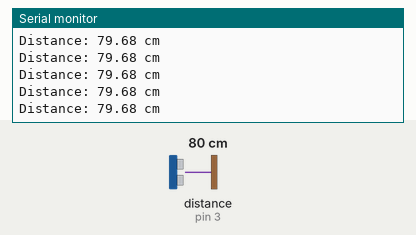
Bench run of a sketch on a simulated Arduino Uno, built with avr-gcc and run on an emulated ATmega328P. On the bench: the last lines printed to the serial monitor. Wiring (inferred from the names in the program): ultrasonic range finder: trigger pin 2; echo pin 3. Inputs (shaded band) come from the test bench; at power-on: distance to the obstacle (sensor on pin 3) 80 cm. The echo pulse lasts 58.3 µs per cm.

Above: at 1.2 s.
1.3 s: distance to the obstacle (sensor on pin 3) set to 120 cm
At 1.49 s:
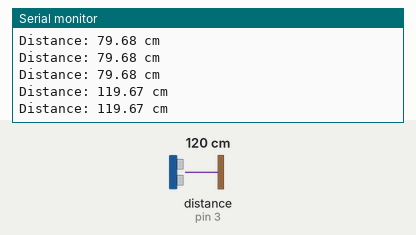
4.3 s: distance to the obstacle (sensor on pin 3) set to 35 cm
At 4.3 s:
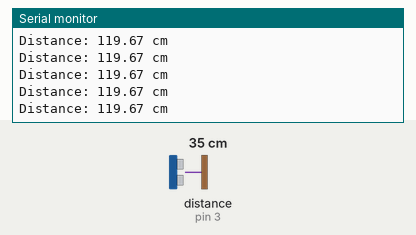
7.3 s: distance to the obstacle (sensor on pin 3) set to 250 cm
At 7.4 s:
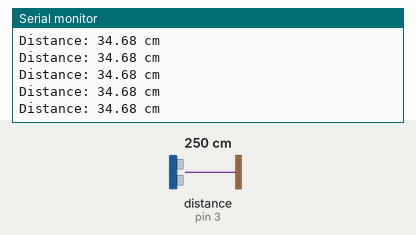
10.3 s: distance to the obstacle (sensor on pin 3) set to 35 cm
At 10.4 s:
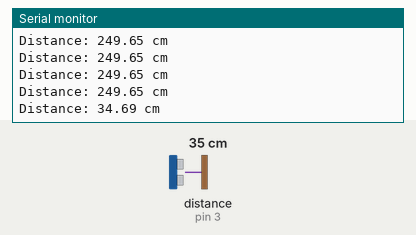
Timing chart, 0 to 13.3 s (numbered marks = the images above; inputs shaded):
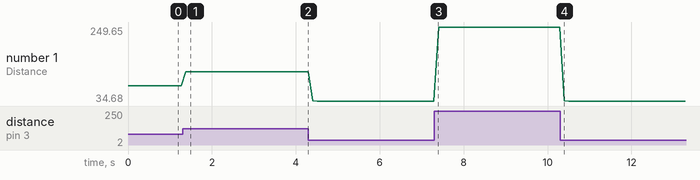

The sketch:

distance_measurement.ino
```cpp
// simple code to detect the distance and print the reseult in cm to the serial monitor
// ultrasonic sensor (HC-SR04) trigger on Digital 2, echo on Digital 3

// Define pins for the ultrasonic sensor
const int trigPin = 2; // Trigger pin
const int echoPin = 3; // Echo pin

void setup() {
  Serial.begin(9600);
  pinMode(trigPin, OUTPUT);
  pinMode(echoPin, INPUT);
}

void distance(){
// Send a pulse to the ultrasonic sensor
  digitalWrite(trigPin, LOW);
  delayMicroseconds(2);
  digitalWrite(trigPin, HIGH);
  delayMicroseconds(10);
  digitalWrite(trigPin, LOW);

  // Measure the time it takes for the echo to return
  long duration = pulseIn(echoPin, HIGH);

  // Calculate distance in centimeters (speed of sound = 343 m/s)
  float distance_cm = duration * 0.0343 / 2.0;

  // Print the distance to the Serial Monitor
  Serial.print("Distance: ");
  Serial.print(distance_cm);
  Serial.println(" cm");
}

void loop() {
  distance();
  // Set latency
  delay(100);
}
```

Measured:
- after the input at 1.3 s, the serial monitor: prints a new line after 0.08 s (image 1)
- after the input at 10.3 s, the serial monitor: prints a new line after 0.10 s (image 4)
- plotted number 1: 79.68 → 119.67 after the input at 1.3 s, 119.67 → 34.68 after the input at 4.3 s, 34.68 → 249.65 after the input at 7.3 s, 249.65 → 34.68 after the input at 10.3 s
